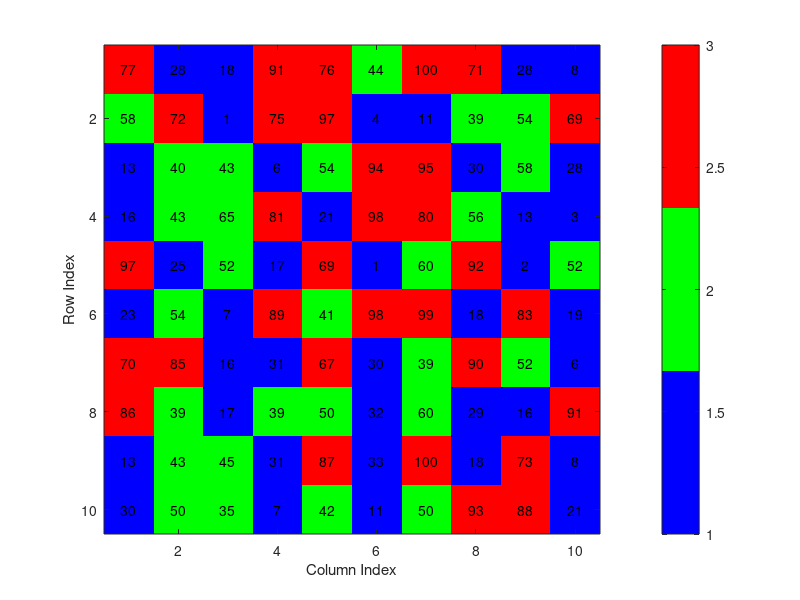

This figure's MATLAB source:
matrix = randi([1, 100], 10, 10);
colorMatrix = zeros(size(matrix));

for i = 1:size(matrix, 1)
    for j = 1:size(matrix, 2)
        if matrix(i, j) >= 1 && matrix(i, j) <= 33
            colorMatrix(i, j) = 1;
        elseif matrix(i, j) > 33 && matrix(i, j) <= 66
            colorMatrix(i, j) = 2;
        else
            colorMatrix(i, j) = 3;
        end
    end
end

cmap = [0 0 1; 0 1 0; 1 0 0];

figure;
imagesc(colorMatrix);
colormap(cmap);
colorbar;
xlabel('Column Index');
ylabel('Row Index');

textStrings = num2str(matrix(:));
textStrings = strtrim(cellstr(textStrings));
[xPos, yPos] = meshgrid(1:10, 1:10);
xPos = xPos(:);
yPos = yPos(:);
text(xPos, yPos, textStrings, 'HorizontalAlignment', 'Center', 'Color', 'k');